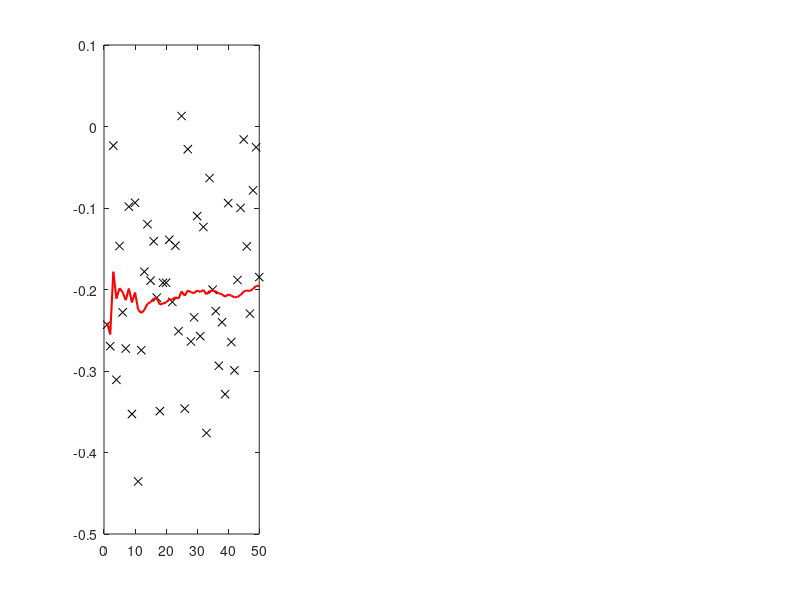

The MATLAB script that drew this image: (Note: this script raises an error after producing the figure.)
% This script performs the second experiment carried out for the report. The
% user is allowed to add several Q values to observe the implications of
% this parameter in the execution.
%
% Author:
%- Rodrigo Tamaki

clc;
clear;
close;

% Input Parameters
true_x = randn;                                                            % True value of the constant
Q_values = [1e-7, 1e-5, 1e-3];                                             % Process noise covariance values to test
R = 0.01;                                                                  % Fixed measurement noise covariance
num_meas = 50;                                                             % Number of measurements

% Generate random measurements
z = true_x + sqrt(R) * randn(1, num_meas);                                 % Simulated measurements with fixed R

% Arrays to store results
all_estimates_Q = zeros(numel(Q_values), num_meas);                        % Store estimates for each Q
all_covariances_Q = zeros(numel(Q_values), num_meas);                      % Store covariances for each Q

% Kalman Filter for different Q values
for q_idx = 1:numel(Q_values)
    Q = Q_values(q_idx);                                                   % Current process noise covariance
    
    % Initial conditions
    x_hat = 0;                                                             % Initial estimate of x
    P = 1;                                                                 % Initial error covariance estimate
    
    % Arrays for storing the estimated values
    x_estimates = zeros(1, num_meas);
    P_values = zeros(1, num_meas);

    % Kalman Filter recursive algorithm
    for k = 1:num_meas
        % Time Update Equations (Predict)
        x_hat_prior = x_hat;                                               % Predicted state (constant process)
        P_prior = P + Q;                                                   % Predicted error covariance
        
        % Measurement Update Equations (Correct)
        K = P_prior / (P_prior + R);                                       % Kalman Gain
        x_hat = x_hat_prior + K * (z(k) - x_hat_prior);                    % Updated a posteriori estimate
        P = (1 - K) * P_prior;                                             % Updated error covariance
        
        % Results storage
        x_estimates(k) = x_hat;
        P_values(k) = P;
    end
    
    % Store results for this Q
    all_estimates_Q(q_idx, :) = x_estimates;
    all_covariances_Q(q_idx, :) = P_values;
end

%% Graphical Representation
% Simulation results for different Q values
figure;
for q_idx = 1:numel(Q_values)
    subplot(1, numel(Q_values), q_idx);
    plot(1:num_meas, z, 'kx', 'DisplayName', 'Measurements');
    hold on;
    plot(1:num_meas, all_estimates_Q(q_idx, :), 'r-', 'LineWidth', 1.5, ...
         'DisplayName', 'Kalman Estimate');
    yline(true_x, 'b--', 'DisplayName', 'True Value');
    legend;
    title(sprintf('Kalman Filter Estimate (Q = %.1e)', Q_values(q_idx)), ...
          'Interpreter', 'latex');
    xlabel('Iteration', 'Interpreter', 'latex');
    ylabel('Voltage', 'Interpreter', 'latex');
    grid on;
end

% Variance Convergence for Different Q values
figure;
for q_idx = 1:numel(Q_values)
    plot(1:num_meas, all_covariances_Q(q_idx, :), 'LineWidth', 1.5, ...
         'DisplayName', sprintf('Q = %.1e', Q_values(q_idx)));
    hold on;
end
title('Variance Convergence for Different Q values', 'Interpreter', 'latex');
xlabel('Iteration', 'Interpreter', 'latex');
ylabel('Covariance (Voltage$^2$)', 'Interpreter', 'latex');
legend show;
grid on;
